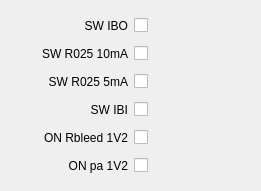
       <widget class="QWidget" name="gridLayoutWidget_20">
        <property name="geometry">
         <rect>
          <x>10</x>
          <y>40</y>
          <width>261</width>
          <height>191</height>
         </rect>
        </property>
        <layout class="QGridLayout" name="gridLayout_17">
         <item row="4" column="0">
          <widget class="QLabel" name="label_33">
           <property name="text">
            <string>ON Rbleed 1V2</string>
           </property>
           <property name="alignment">
            <set>Qt::AlignRight|Qt::AlignTrailing|Qt::AlignVCenter</set>
           </property>
          </widget>
         </item>
         <item row="5" column="0">
          <widget class="QLabel" name="label_34">
           <property name="text">
            <string>ON pa 1V2</string>
           </property>
           <property name="alignment">
            <set>Qt::AlignRight|Qt::AlignTrailing|Qt::AlignVCenter</set>
           </property>
          </widget>
         </item>
         <item row="1" column="0">
          <widget class="QLabel" name="label_30">
           <property name="text">
            <string>SW R025 10mA</string>
           </property>
           <property name="alignment">
            <set>Qt::AlignRight|Qt::AlignTrailing|Qt::AlignVCenter</set>
           </property>
          </widget>
         </item>
         <item row="3" column="0">
          <widget class="QLabel" name="label_32">
           <property name="text">
            <string>SW IBI</string>
           </property>
           <property name="alignment">
            <set>Qt::AlignRight|Qt::AlignTrailing|Qt::AlignVCenter</set>
           </property>
          </widget>
         </item>
         <item row="0" column="0">
          <widget class="QLabel" name="label_29">
           <property name="text">
            <string>SW IBO</string>
           </property>
           <property name="alignment">
            <set>Qt::AlignRight|Qt::AlignTrailing|Qt::AlignVCenter</set>
           </property>
          </widget>
         </item>
         <item row="2" column="0">
          <widget class="QLabel" name="label_31">
           <property name="text">
            <string>SW R025 5mA</string>
           </property>
           <property name="alignment">
            <set>Qt::AlignRight|Qt::AlignTrailing|Qt::AlignVCenter</set>
           </property>
          </widget>
         </item>
         <item row="0" column="1">
          <widget class="QCheckBox" name="lauroc1slowcontrolbiasPaSWIBOBox">
           <property name="text">
            <string/>
           </property>
          </widget>
         </item>
         <item row="1" column="1">
          <widget class="QCheckBox" name="lauroc1slowcontrolbiasPaSWR02510mABox">
           <property name="text">
            <string/>
           </property>
          </widget>
         </item>
         <item row="2" column="1">
          <widget class="QCheckBox" name="lauroc1slowcontrolbiasPaSWR0255mABox">
           <property name="text">
            <string/>
           </property>
          </widget>
         </item>
         <item row="3" column="1">
          <widget class="QCheckBox" name="lauroc1slowcontrolbiasPaSWIBIBox">
           <property name="text">
            <string/>
           </property>
          </widget>
         </item>
         <item row="4" column="1">
          <widget class="QCheckBox" name="lauroc1slowcontrolbiasPaONRbleedBox">
           <property name="text">
            <string/>
           </property>
          </widget>
         </item>
         <item row="5" column="1">
          <widget class="QCheckBox" name="lauroc1slowcontrolbiasPaONBox">
           <property name="text">
            <string/>
           </property>
          </widget>
         </item>
        </layout>
       </widget>
